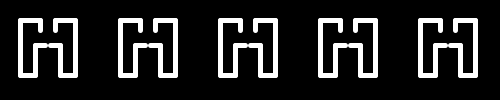
Frame 1 (no input)
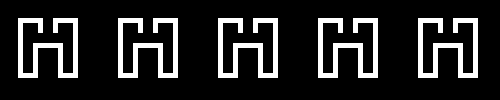
Frame 60 (the mouse pressed at the canvas centre just before this capture)
Frame 120 (the mouse held since frame 60 and released just before this capture): identical to frame 60, image omitted

The Processing sketch that drew these frames (run headless with seeded random() and noise(); from frame 60 on, the mouse is pressed at the canvas centre):

// Processing sketch: processing_28092
// ── processing_28092.pde

/*
PMM2
1337399
Frieze pattern number 1.
*/
  void setup()
  {
    size(500, 100);
    background(0);
    
    smooth();   
  }
   
  void draw()
  {
    stroke(255);
    for(int i =20; i <500; i= i+100)
    {
      
      pattern(i, 20);
       
    }
    
    for(int i =40; i <500; i= i+100)
    {
      
      pattern2(i, 20);
       
    }
    
    println("x:  " + mouseX);
    println("y:  " + mouseY);
     
  }
  
  void pattern(int x, int y)
  {
    strokeWeight(5);
    line(x+20, y+10, x+20, y);
    line(x+20, y, x, y);
    line(x, y, x, y+55);
    line(x, y+55, x+15, y+55);
    line(x+15, y+55, x+15, y+25);
    line(x+15, y+25, x+25, y+25);
    
    
  }
  
  void pattern2(int x, int y)
  {
    strokeWeight(5);
    line(x+20, y+25, x+10, y+25);
    line(x+20, y+25, x+20, y+55);
    line(x+20, y+55, x+35, y+55);
    line(x+35, y+55, x+35, y);
    line(x+35, y, x+15, y);
    line(x+15, y, x+15, y+10);
    
  }
